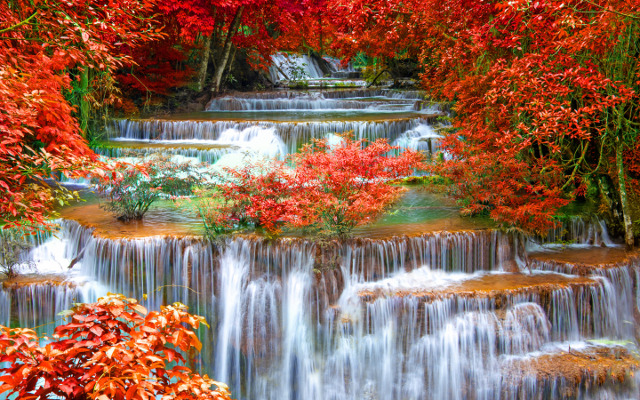
#> input picture lab3/img.jpg, 640 x 400 px, found by its file name
$ python lab4_1.py
#> lines starting #> are read from the running program, lines starting #| are printed output that depends on the picture; after the words box and inside, x2 and y2 are one past the last pixel; in counts of white or black regions, pixels touching at a corner belong together
import cv2
import numpy as np

def threshold_bin(threshold):
    for x in range(img.shape[0]):
        for y in range(img.shape[1]):
            if img[x,y] > threshold:
                img[x,y] = 255
            else:
                img[x,y] = 0

img = cv2.imread('/home/user/Documents/92-2/lab3/img.jpg', cv2.IMREAD_GRAYSCALE)
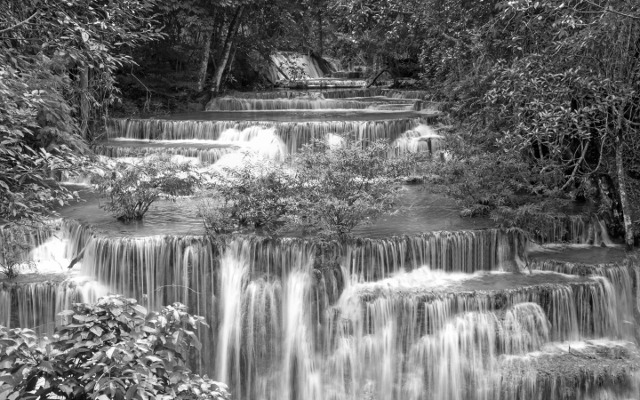
#> img: shape (400, 640); min 0, max 255, mean 112.8
threshold_bin(150)
#> after the loop in threshold_bin, `for x in range(img.shape[0]):`:
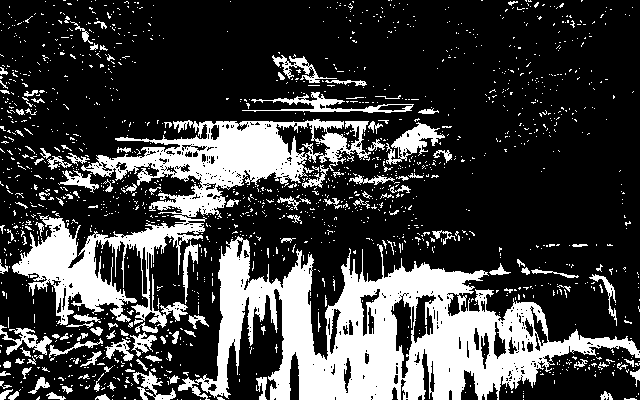
#> img: shape (400, 640); 25.1% white; 1570 white regions (1437 under 20 px), largest, box (x1, y1, x2, y2) and area: (178, 236, 640, 400) 30008, (12, 119, 371, 328) 18569, (386, 122, 445, 165) 965
cv2.imshow('BINARY', img)
cv2.waitKey(0)
